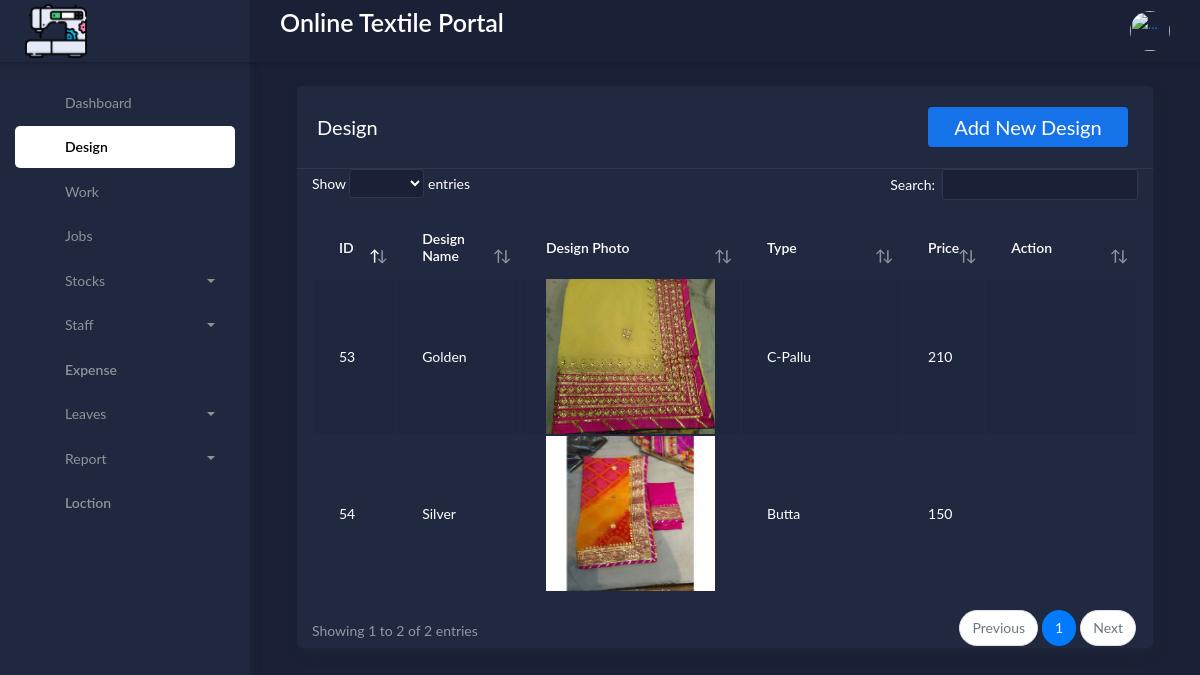
/Admin/demo2/Multidesign.php, run on the app's committed database.
### tables this page shows
CREATE TABLE `work` (
  `id` int(11) NOT NULL,
  `name` varchar(50) NOT NULL,
  `photo` varchar(1000) NOT NULL,
  `type` varchar(50) NOT NULL,
  `stock` int(100) NOT NULL,
  `updatestock` int(20) NOT NULL,
  `price` int(11) NOT NULL
);

### Admin/demo2/Multidesign.php (the view, shortened to what this page needs)
<?php
$sidebar = "design";
include('include/header.php');
include('include/navbar.php');
 include('include/scripts.php');
?>
<html>
<head>
	<link rel="stylesheet" href="../../assets/css/bootstrap.min.css">
	<link rel="stylesheet" href="../../assets/css/atlantis.min.css">
	<link rel="stylesheet" href="../../assets/css/demo.css">
</head>
<body>
	<div class="main-panel">
			<div class="content">
				<div class="page-inner">
						<div class="col-md-12">
							<div class="card">
								<div class="card-header">
									<div class="d-flex align-items-center">
										<h4 class="card-title">Design</h4>
									<a href="adddesign.php" class=" btn-round ml-auto" ><button class="button" style="vertical-align:middle"><span>Add New Design </span></button></a>
									</div>
								</div>
									<div class="table-responsive">
										<?php
										include('db.php');
										$sql=mysqli_query($con,'select * from work');
										?>
										<table id="add-row" class="display table table-striped table-hover" style="color:white;">
											<thead>
												<tr><th style="width: 10%">ID</th>
													<th style="width: 15%">Design Name</th>
													<th style="width: 10%">Design Photo</th>
												<th>Type</th>
													<th style="width: 10%">Price</th>
													<th style="width: 10%">Action</th>
												</tr>
											</thead>
											<tbody>
													<?php while($row = mysqli_fetch_assoc( $sql )){
												$id = $row['id'];
												$count=1; ?>
											<tr>
													<td><?php echo $row['id'];?></td>
													<td><?php echo $row['name'];?></td>
													<?php echo '<td><img src="./assets/design/'.$row['photo']. '" width="169" height="155" alt=" " border="0" /></td>'?>
																									<td><?php echo $row['type'];?></td>
												<td><?php echo $row['price'];?></td>
													<td>
														<div class="form-button-action">
															<?php echo '<a href="editdessign.php?id='.$id.'"><button type="button"  data-toggle="tooltip" class="btn btn-link btn-primary btn-lg" data-original-title="Edit">
																<i class="fa fa-edit"></i>
															</button></a>';
															echo '<a href="deldesign.php?id='.$id.'"<button type="button" data-toggle="tooltip" title="" class="btn btn-link btn-danger" data-original-title="delete">
																<i class="fa fa-times"></i>'?>
														</div>
													</td>
												</tr>
														<?php $count++; } ?>
											</tbody>
										</table>
									</div>
							</div>
						</div>
					</div>
				</div>
			</div>
</body>
</html>

### Admin/demo2/include/header.php (shortened to what this page needs)
<head>
	<link rel="stylesheet" href="../assets/css/bootstrap.min.css">
	<link rel="stylesheet" href="../assets/css/atlantis.min.css">
</head>
<body data-background-color="dark">

### Admin/demo2/include/navbar.php (shortened to what this page needs)
<!DOCTYPE html>
<html lang="en">
<head>
<div class="main-header">
			<div class="logo-header" data-background-color="dark2">
				<a href="index01.php" class="logo">
					<img src="../assets/img/sm.png" alt="navbar brand" class="navbar-brand" width="62" height="62">
				</a>
			</div>
			<nav class="navbar navbar-header navbar-expand-lg" data-background-color="dark">
				<div class="container-fluid">
					<div class="collapse" id="search-nav">
						<form class="navbar-left navbar-form nav-search mr-md-3">
							<div><p style="font-size:25px; color: white;"><b>Online Textile Portal</b></p></div>
						</form>
					</div>
					<ul class="navbar-nav topbar-nav ml-md-auto align-items-center">
						<li class="nav-item dropdown hidden-caret">
							<a class="dropdown-toggle profile-pic" data-toggle="dropdown" href="#" aria-expanded="true">
								<div class="avatar-sm">
									<img src="assets/img/nvm.jpg" alt="..." class="avatar-img rounded-circle">
								</div>
							</a>
						</li>
					</ul>
				</div>
			</nav>
		</div>
		<div class="sidebar sidebar-style-2" data-background-color="dark2">
			<div class="sidebar-wrapper scrollbar scrollbar-inner">
				<div class="sidebar-content">
					<ul class="nav nav-primary">
						<li <?=($sidebar == "dash") ? 'class="nav-item nav-item-activ"' : 'class="nav-item"' ; ?>>
							<a  href="index01.php" class="collapsed" aria-expanded="false">
								<p>Dashboard</p>
							</a>
						</li>
						<li <?=($sidebar == "design") ? 'class="nav-item nav-item-activ"' : 'class="nav-item"' ; ?> >
							<a  href="/Textile system/Admin/demo2/Multidesign.php">
								<p><b>Design</b></p>
							</a>
							</li>
						<li <?=($sidebar == "work") ? 'class="nav-item nav-item-activ"' : 'class="nav-item"' ; ?>>
								<a  href="Work.php"><p>Work</p></a>
						</li>
						<li <?=($sidebar == "jobs") ? 'class="nav-item nav-item-activ"' : 'class="nav-item"' ; ?>>
								<a href="/Textile system/Admin/demo2/jobs.php"><p>Jobs</p></a>
						</li>
						<li <?=($sidebar == "stocks") ? 'class="nav-item nav-item-activ"' : 'class="nav-item"' ; ?>>
							<a data-toggle="collapse" href="#forms">
								<p>Stocks</p>
								<span class="caret"></span>
							</a>
						</li>
						<li <?=($sidebar == "staff") ? 'class="nav-item nav-item-activ"' : 'class="nav-item"' ; ?>>
							<a data-toggle="collapse" href="#tables">
								<p>Staff</p>
								<span class="caret"></span>
							</a>
						</li>
							<li <?=($sidebar == "expns") ? 'class="nav-item nav-item-activ"' : 'class="nav-item"' ; ?> >
							<a  href="/Textile system/Admin/demo2/expensea.php">
								<p><b>Expense</b></p>
							</a>
							</li>
<li <?=($sidebar == "leav") ? 'class="nav-item nav-item-activ"' : 'class="nav-item"' ; ?>>
							<a data-toggle="collapse" href="#tables">
								<p>Leaves</p>
								<span class="caret"></span>
							</a>
							</li>
						<li <?=($sidebar == "rpt") ? 'class="nav-item nav-item-activ"' : 'class="nav-item"' ; ?> >
							<a data-toggle="collapse" href="#maps">
								<p>Report</p>
								<span class="caret"></span>
							</a>
							<div class="collapse" id="maps">
								<li <?=($sidebar == "loc") ? 'class="nav-item nav-item-activ"' : 'class="nav-item"' ; ?> >
							<a  href="/Textile system/Admin/demo2/index.php">
								<p><b>Loction</b></p>
							</a>
							</li>
							</div>
							</li>
				</div>
			</div>
		</div>
	</head>
		</html>

### Admin/demo2/include/scripts.php (shortened to what this page needs)
<link rel="stylesheet" href="../assets/css/bootstrap.min.css">
<link rel="stylesheet" href="../assets/css/atlantis.min.css">

### Admin/demo2/include/navbar.php (style rules this page uses)
.nav-item-activ a { background-color: #fff!important; color: #000000!important; }
.nav-item-activ a p { color: #000000!important; font-weight: 650; }

### Admin/demo2/Multidesign.php (style rules this page uses)
.button { display: inline-block; border-radius: 4px; background-color: #1572e8 ; border: none; color: #FFFFFF; text-align: center; font-size: 20px; padding: 5px; width: 200px; transition: all 0.5s; cursor: pointer; margin: 5px; }
.button span { cursor: pointer; display: inline-block; position: relative; transition: 0.5s; }
.button span:after { content: '\00bb'; position: absolute; opacity: 0; top: 0; right: -20px; transition: 0.5s; }

### data on the page
work: id "53", name "Golden", photo (picture), type "C-Pallu", price "210"
work: id "54", name "Silver", photo (picture), type "Butta", price "150"
